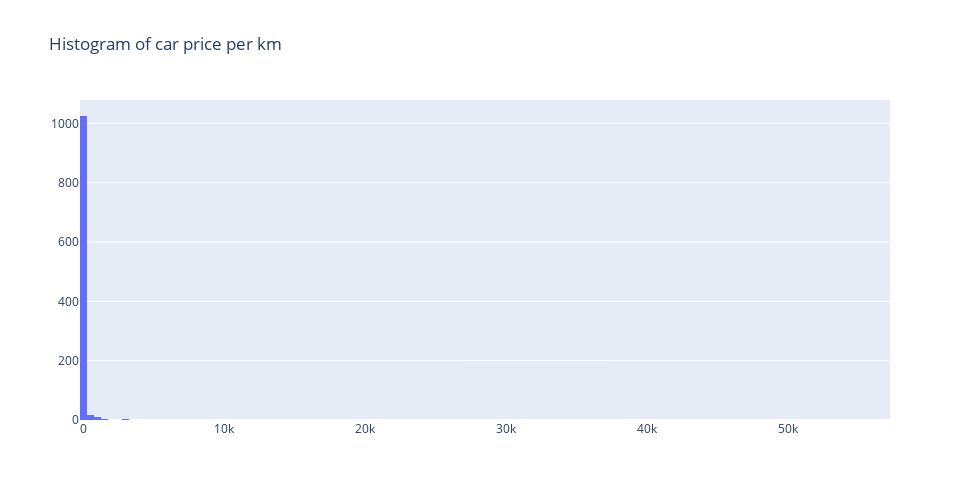

The notebook cell this image was saved under:
### Code cell
fig = go.Figure(
    go.Histogram(x=df_cars_2_var['car_price_per_km'], name='Price per km')
)

fig.update_layout(height=500, width=970, title_text="Histogram of car price per km")
fig.show()

### Figure 1 — Plotly figure (JSON) as saved in the notebook; plotly's stock layout.template omitted (floating-point values rounded to 4 significant figures; data arrays with more than 128 entries replaced by an {"elided": "..."} marker saying what was removed)
{"data": [{"name": "Price per km", "type": "histogram", "x": {"elided": "1103 float values"}}], "layout": {"height": 500, "title": {"text": "Histogram of car price per km"}, "width": 970}}
